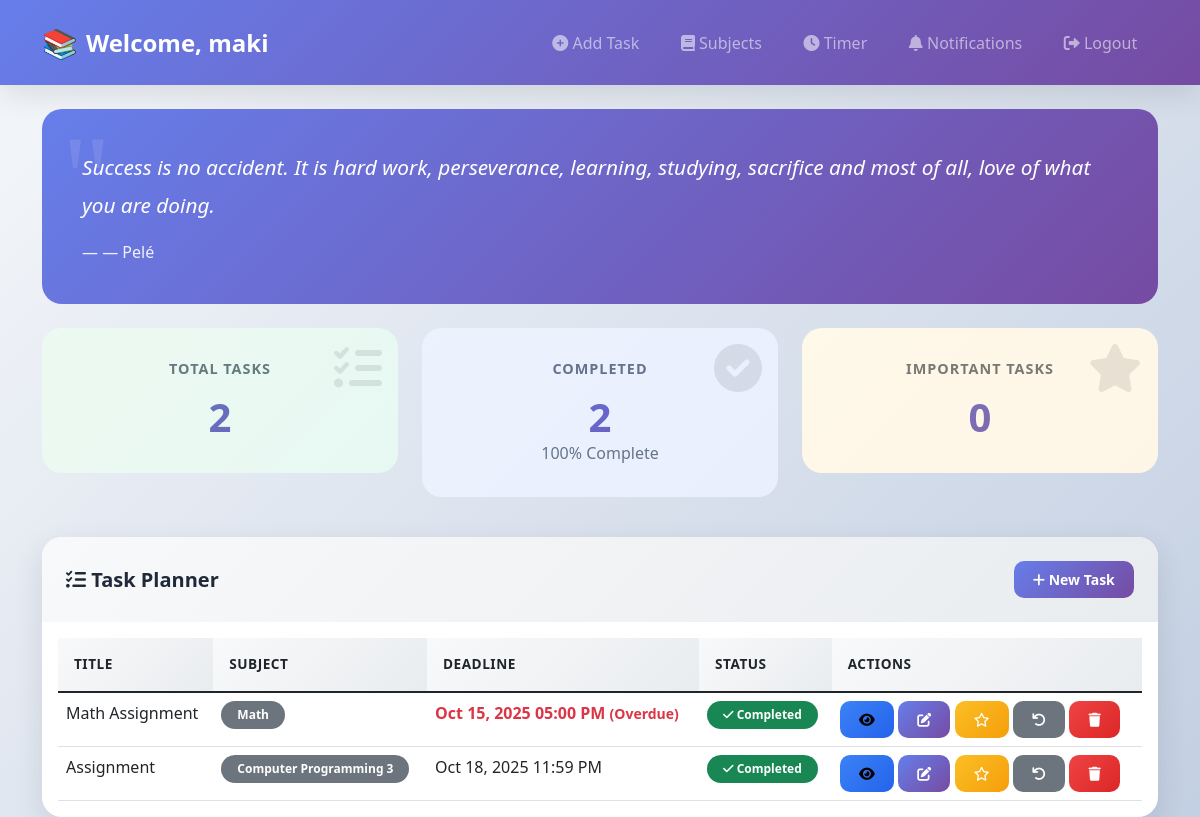
/dashboard.php (signed in), run on the app's committed database.
### tables this page shows
CREATE TABLE `quotes` (
  `id` int(11) NOT NULL,
  `quote` text NOT NULL,
  `author` varchar(100) DEFAULT NULL,
  `is_active` tinyint(4) DEFAULT 1
);

CREATE TABLE `tasks` (
  `id` int(11) NOT NULL,
  `user_id` int(11) NOT NULL,
  `subject_id` int(11) NOT NULL,
  `title` varchar(200) NOT NULL,
  `description` text DEFAULT NULL,
  `deadline` datetime NOT NULL,
  `status` enum('pending','completed') DEFAULT 'pending',
  `estimated_hours` int(11) DEFAULT 0,
  `created_at` timestamp NOT NULL DEFAULT current_timestamp(),
  `updated_at` datetime DEFAULT NULL,
  `is_important` tinyint(1) DEFAULT 0
);

CREATE TABLE `subjects` (
  `id` int(11) NOT NULL,
  `user_id` int(11) NOT NULL,
  `name` varchar(100) NOT NULL,
  `created_at` timestamp NOT NULL DEFAULT current_timestamp(),
  `updated_at` datetime DEFAULT NULL
);

### dashboard.php (the view, shortened to what this page needs)
<?php
require_once 'config.php';
$user_id = $_SESSION['user_id'];
$stmt = $pdo->prepare("SELECT t.*, s.name as subject_name FROM tasks t JOIN subjects s ON t.subject_id = s.id WHERE t.user_id = ? ORDER BY t.deadline ASC");
$stmt->execute([$user_id]);
$tasks = $stmt->fetchAll();
$stmt = $pdo->prepare("SELECT COUNT(*) as total FROM tasks WHERE user_id = ?");
$stmt->execute([$user_id]);
$total_tasks = $stmt->fetch()['total'];
$stmt = $pdo->prepare("SELECT COUNT(*) as completed FROM tasks WHERE user_id = ? AND status = 'completed'");
$stmt->execute([$user_id]);
$completed_tasks = $stmt->fetch()['completed'];
$stmt = $pdo->query("SELECT * FROM quotes WHERE is_active = 1 ORDER BY RAND() LIMIT 1");
$quote = $stmt->fetch();
?>
<!DOCTYPE html>
<html lang="en">
<head>
<link href="https://cdn.jsdelivr.net/npm/bootstrap@5.1.3/dist/css/bootstrap.min.css" rel="stylesheet">
<link rel="stylesheet" href="https://cdnjs.cloudflare.com/ajax/libs/font-awesome/6.0.0/css/all.min.css">
</head>
<body>
<nav class="navbar navbar-expand-lg navbar-dark">
    <div class="container">
        <a class="navbar-brand" href="#">Welcome, <?php echo htmlspecialchars($_SESSION['username']); ?></a>
        <div class="collapse navbar-collapse" id="navbarNav">
            <div class="navbar-nav ms-auto">
                <a class="nav-link" href="add_task.php"><i class="fas fa-plus-circle"></i> Add Task</a>
                <a class="nav-link" href="subjects.php"><i class="fas fa-book"></i> Subjects</a>
                <a class="nav-link" href="timer.php"><i class="fas fa-clock"></i> Timer</a>
                <a class="nav-link" href="notifications.php"><i class="fas fa-bell"></i> Notifications</a>
                <a class="nav-link" href="logout.php"><i class="fas fa-sign-out-alt"></i> Logout</a>
            </div>
        </div>
    </div>
</nav>
<div class="container mt-4">
<div class="quote-card mb-4 fade-in">
    <blockquote class="blockquote mb-0">
        <p class="lead"><?php echo htmlspecialchars($quote['quote']); ?></p>
        <footer class="blockquote-footer mt-3">— <?php echo htmlspecialchars($quote['author']); ?></footer>
    </blockquote>
</div>
<div class="row mb-4">
    <div class="col-md-4 mb-3 fade-in">
        <div class="stat-card success">
            <i class="fas fa-tasks icon"></i>
            <h5>Total Tasks</h5>
            <h2><?php echo $total_tasks; ?></h2>
        </div>
    </div>
    <div class="col-md-4 mb-3 fade-in">
        <div class="stat-card info">
            <i class="fas fa-check-circle icon"></i>
            <h5>Completed</h5>
            <h2><?php echo $completed_tasks; ?></h2>
            <p class="mb-0 text-muted"><?php echo $total_tasks>0?round(($completed_tasks/$total_tasks)*100,1):0; ?>% Complete</p>
        </div>
    </div>
    <?php
    $stmt = $pdo->prepare("SELECT COUNT(*) as important FROM tasks WHERE user_id = ? AND is_important = 1");
    $stmt->execute([$user_id]);
    $important_tasks = $stmt->fetch()['important'];
    ?>
    <div class="col-md-4 mb-3 fade-in">
        <div class="stat-card warning">
            <i class="fas fa-star icon"></i>
            <h5>Important Tasks</h5>
            <h2><?php echo $important_tasks; ?></h2>
        </div>
    </div>
</div>
<div class="card fade-in">
    <div class="card-header d-flex justify-content-between align-items-center">
        <h5><i class="fas fa-list-check"></i> Task Planner</h5>
        <a href="add_task.php" class="btn btn-primary btn-sm"><i class="fas fa-plus"></i> New Task</a>
    </div>
    <div class="card-body">
        <?php if (empty($tasks)): ?>
        <div class="empty-state">
            <i class="fas fa-clipboard-list"></i>
            <h4>No tasks yet!</h4>
            <a href="subjects.php" class="btn btn-outline-primary me-2"><i class="fas fa-book"></i> Add Subject</a>
            <a href="add_task.php" class="btn btn-primary"><i class="fas fa-plus"></i> Add Task</a>
        </div>
        <?php else: ?>
        <div class="table-responsive">
            <table class="table table-hover">
                <thead>
                    <tr>
                        <th>Title</th>
                        <th>Subject</th>
                        <th>Deadline</th>
                        <th>Status</th>
                        <th>Actions</th>
                    </tr>
                </thead>
                <tbody>
                <?php foreach($tasks as $task):
                    $dueDate = new DateTime($task['deadline']);
                    $now = new DateTime();
                    $isOverdue = $dueDate < $now && $task['status'] !== 'completed';
                ?>
                <tr>
                    <td><?php echo htmlspecialchars($task['title']); ?></td>
                    <td><span class="badge bg-secondary"><?php echo htmlspecialchars($task['subject_name']); ?></span></td>
                    <td class="task-deadline" data-deadline="<?php echo $task['deadline']; ?>">
                        <span class="<?php echo $isOverdue?'text-danger fw-bold':''; ?>">
                            <?php echo $dueDate->format('M d, Y h:i A'); ?>
                        </span>
                    </td>
                    <td>
                        <?php if($task['status']=='completed'): ?>
                            <span class="badge bg-success"><i class="fas fa-check"></i> Completed</span>
                        <?php else: ?>
                            <span class="badge bg-warning text-dark"><i class="fas fa-hourglass-half"></i> Pending</span>
                        <?php endif; ?>
                    </td>
                    <td>
                            <a href="view_task.php?id=<?php echo $task['id']; ?>"
                            class="btn btn-sm btn-action btn-info"
                            title="View Task">
                                <i class="fas fa-eye"></i>
                            </a>
                            <a href="edit_task.php?id=<?php echo $task['id']; ?>"
                            class="btn btn-sm btn-action btn-primary"
                            title="Edit Task">
                                <i class="fas fa-edit"></i>
                            </a>
                            <?php if(!$task['is_important']): ?>
                                <form method="POST" style="display:inline;" onsubmit="return confirmImportant('Mark this task as important?');">
                                    <button type="submit" name="toggle_important"
                                            class="btn btn-sm btn-action btn-warning btn-outline-warning"
                                            title="Mark as Important">
                                        <i class="far fa-star"></i>
                                    </button>
                                </form>
                            <?php endif; ?>
                        <?php if($task['status']=='pending'): ?>
                        <form method="POST" style="display:inline;" onsubmit="return confirmComplete();">
                            <input type="hidden" name="task_id" value="<?php echo $task['id']; ?>">
                            <button type="submit" name="complete_task" class="btn btn-sm btn-action btn-success"><i class="fas fa-check"></i></button>
                        </form>
                        <?php else: ?>
                        <form method="POST" style="display:inline;" onsubmit="return confirmRedo();">
                            <button type="submit" name="uncomplete_task" class="btn btn-sm btn-action btn-secondary"><i class="fas fa-undo"></i></button>
                        </form>
                        <?php endif; ?>
                        <form method="POST" style="display:inline;" onsubmit="return confirm('Delete this task?');">
                            <button type="submit" class="btn btn-sm btn-danger"><i class="fas fa-trash"></i></button>
                            </form>
                    </td>
                </tr>
                <?php endforeach; ?>
                </tbody>
            </table>
        </div>
        <?php endif; ?>
    </div>
</div>
</body>
</html>

### dashboard.php (style rules this page uses)
:root { --primary-gradient: linear-gradient(135deg, #667eea 0%, #764ba2 100%); --success-gradient: linear-gradient(135deg, #48c774 0%, #10b981 100%); --warning-gradient: linear-gradient(135deg, #fbbf24 0%, #f59e0b 100%); --info-gradient: linear-gradient(135deg, #3b82f6 0%, #2563eb 100%); --danger-gradient: linear-gradient(135deg, #ef4444 0%, #dc2626 100%); --shadow: 0 10px 30px rgba(0,0,0,0.1); --shadow-hover: 0 15px 40px rgba(0,0,0,0.15); }
body { background: linear-gradient(135deg, #f5f7fa 0%, #c3cfe2 100%); min-height: 100vh; font-family: 'Segoe UI', Tahoma, Geneva, Verdana, sans-serif; }
.navbar { background: var(--primary-gradient) !important; box-shadow: var(--shadow); padding: 1rem 0; }
.navbar-brand { font-weight: 700; font-size: 1.5rem; display: flex; align-items: center; gap: 0.5rem; }
.navbar-brand::before { content: '📚'; font-size: 1.8rem; }
.nav-link { font-weight: 500; transition: all 0.3s ease; margin: 0 0.3rem; border-radius: 8px; padding: 0.5rem 1rem !important; }
.card { border: none; border-radius: 20px; box-shadow: var(--shadow); transition: all 0.3s ease; overflow: hidden; }
.stat-card { background: white; border-radius: 20px; padding: 2rem; text-align: center; position: relative; overflow: hidden; transition: all 0.3s ease; }
.stat-card::before { content: ''; position: absolute; top: 0; left: 0; right: 0; bottom: 0; opacity: 0.1; transition: opacity 0.3s ease; }
.stat-card.success::before { background: var(--success-gradient); }
.stat-card.info::before { background: var(--info-gradient); }
.stat-card.warning::before { background: var(--warning-gradient); }
.stat-card h5 { font-size: 0.9rem; text-transform: uppercase; letter-spacing: 1px; font-weight: 600; color: #6b7280; margin-bottom: 1rem; }
.stat-card h2 { font-size: 2.5rem; font-weight: 700; margin: 0; background: var(--primary-gradient); -webkit-background-clip: text; -webkit-text-fill-color: transparent; background-clip: text; }
.stat-card .icon { position: absolute; top: 1rem; right: 1rem; font-size: 3rem; opacity: 0.1; }
.quote-card { background: linear-gradient(135deg, #667eea 0%, #764ba2 100%); color: white; border-radius: 20px; padding: 2.5rem; position: relative; overflow: hidden; }
.quote-card::before { content: '"'; position: absolute; top: -20px; left: 20px; font-size: 120px; opacity: 0.1; font-family: Georgia, serif; }
.quote-card .lead { font-size: 1.3rem; font-style: italic; line-height: 1.8; margin-bottom: 1rem; position: relative; z-index: 1; }
.quote-card .blockquote-footer { color: rgba(255,255,255,0.9); font-size: 1rem; }
.table { margin: 0; }
.table thead th { background: linear-gradient(135deg, #f8f9fa 0%, #e9ecef 100%); border: none; text-transform: uppercase; font-size: 0.85rem; letter-spacing: 0.5px; font-weight: 600; padding: 1rem; }
.table tbody tr { transition: all 0.3s ease; }
.btn { border-radius: 10px; padding: 0.5rem 1.2rem; font-weight: 600; transition: all 0.3s ease; border: none; }
.btn-primary { background: var(--primary-gradient); }
.btn-warning { background: var(--warning-gradient); color: white; }
.btn-info { background: var(--info-gradient); }
.btn-danger { background: var(--danger-gradient); }
.badge { padding: 0.5rem 1rem; border-radius: 50px; font-weight: 600; }
.fade-in { animation: fadeIn 0.5s ease; }
.card-header { background: linear-gradient(135deg, #f8f9fa 0%, #e9ecef 100%); border-bottom: none; padding: 1.5rem; }
.card-header h5 { margin: 0; font-weight: 700; color: #1f2937; }

### data on the page
quotes: quote "Success is no accident. It is hard work, perseverance, learning, studying, sacrifice and most of all, love of what you are doing.", author "Pelé"
tasks: title "Math Assignment", subject.name "Math", deadline "Oct 15, 2025 05:00 PM", status "completed" (drawn)
tasks: title "Assignment", subject.name "Computer Programming 3", deadline "Oct 18, 2025 11:59 PM", status "completed" (drawn)

### other printed values
$_SESSION['username'] "maki"
$total_tasks "2"
$completed_tasks "2"
$important_tasks "0"
